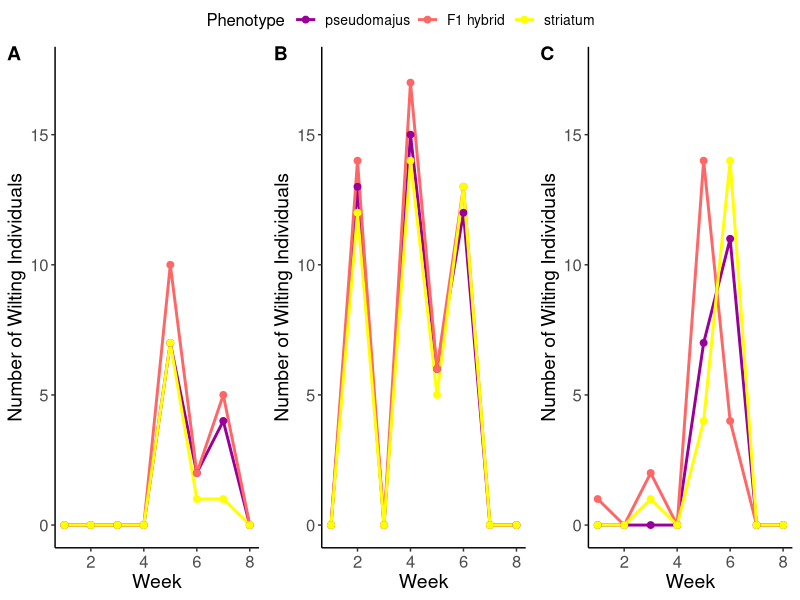

Recreate this plot in R.
## ---- chunk 1
library(ggplot2)
library(ggpubr)
library(tidyverse)
## ---- chunk 2
my.theme<-theme(axis.text=element_text(size=12),
        axis.title = element_text(size = 14),
        legend.text=element_text(size=10),
        legend.title = element_text(size=12),
        plot.title = element_text(face="bold",size=14,margin=margin(0,0,20,0),hjust = 0.5),
        axis.title.y = element_text(hjust = 0.5),
        axis.title.x = element_text(hjust = 0.5))
## ---- chunk 3

Dataset <- read.csv("../dataset.csv")

Dataset <- Dataset %>%  # filter data for between population crosses
  filter(w_b == "b") 

## ---- chunk 4

# Convert wilting measurements into binary values
wilting_binary <- Dataset %>%
  mutate_at(vars(starts_with("wilt")), ~ ifelse(. != "", 1, 0)) %>%
  select(trt, colors, starts_with("wilt")) %>%
  pivot_longer(cols = starts_with("wilt"), names_to = "measurement", values_to = "wilting")

# Rename measurements
wilting_binary$measurement <- as.numeric(gsub("wilt", "", wilting_binary$measurement))

# Group by treatment, color, and wilting measurement, and count the number of wilting individuals
wilting_counts <- wilting_binary %>%
  group_by(trt, colors, measurement) %>%
  summarise(wilting_count = sum(wilting)) %>%
  ungroup()

# Plot for control treatment
p_c <- ggplot(wilting_counts %>% filter(trt == "control"), aes(x = measurement, y = wilting_count, group = colors, color = colors)) +
  geom_line(size = 1) + geom_point(size = 2) +
  scale_color_manual(values = c("#990099", "#FF6666", "yellow"), labels = c("pseudomajus", "F1 hybrid", "striatum")) +
  ylab("Number of Wilting Individuals") +
  xlab("Week") +
  ylim(0,17.5)+
  labs(color = "Phenotype") +
  theme_classic() +
  my.theme

# Plot for early drought treatment
p_e <- ggplot(wilting_counts %>% filter(trt == "early drought"), aes(x = measurement, y = wilting_count, group = colors, color = colors)) +
  geom_line(size = 1) + geom_point(size = 2) +
  scale_color_manual(values = c("#990099", "#FF6666", "yellow"), labels = c("pseudomajus", "F1 hybrid", "striatum")) +
  ylab("Number of Wilting Individuals") +
  xlab("Week") +
  ylim(0,17.5)+
  labs(color = "Phenotype") +
  theme_classic() +
  my.theme

# Plot for late drought treatment
p_l <- ggplot(wilting_counts %>% filter(trt == "late drought"), aes(x = measurement, y = wilting_count, group = colors, color = colors)) +
  geom_line(size = 1) + geom_point(size = 2) +
  scale_color_manual(values = c("#990099", "#FF6666", "yellow"), labels = c("pseudomajus", "F1 hybrid", "striatum")) +
  ylab("Number of Wilting Individuals") +
  xlab("Week") +
  ylim(0,17.5)+
  labs(color = "Phenotype") +
  theme_classic() +
  my.theme


plot_wilting <- ggarrange(
  p_c,
  p_e,
  p_l,
  
  nrow = 1,
  ncol = 3,
  
  common.legend = TRUE,
  
  labels = c("A", "B", "C")
)


plot_wilting

#ggsave("../figures/plot_S4.png", height = 5.5, width = 13)

